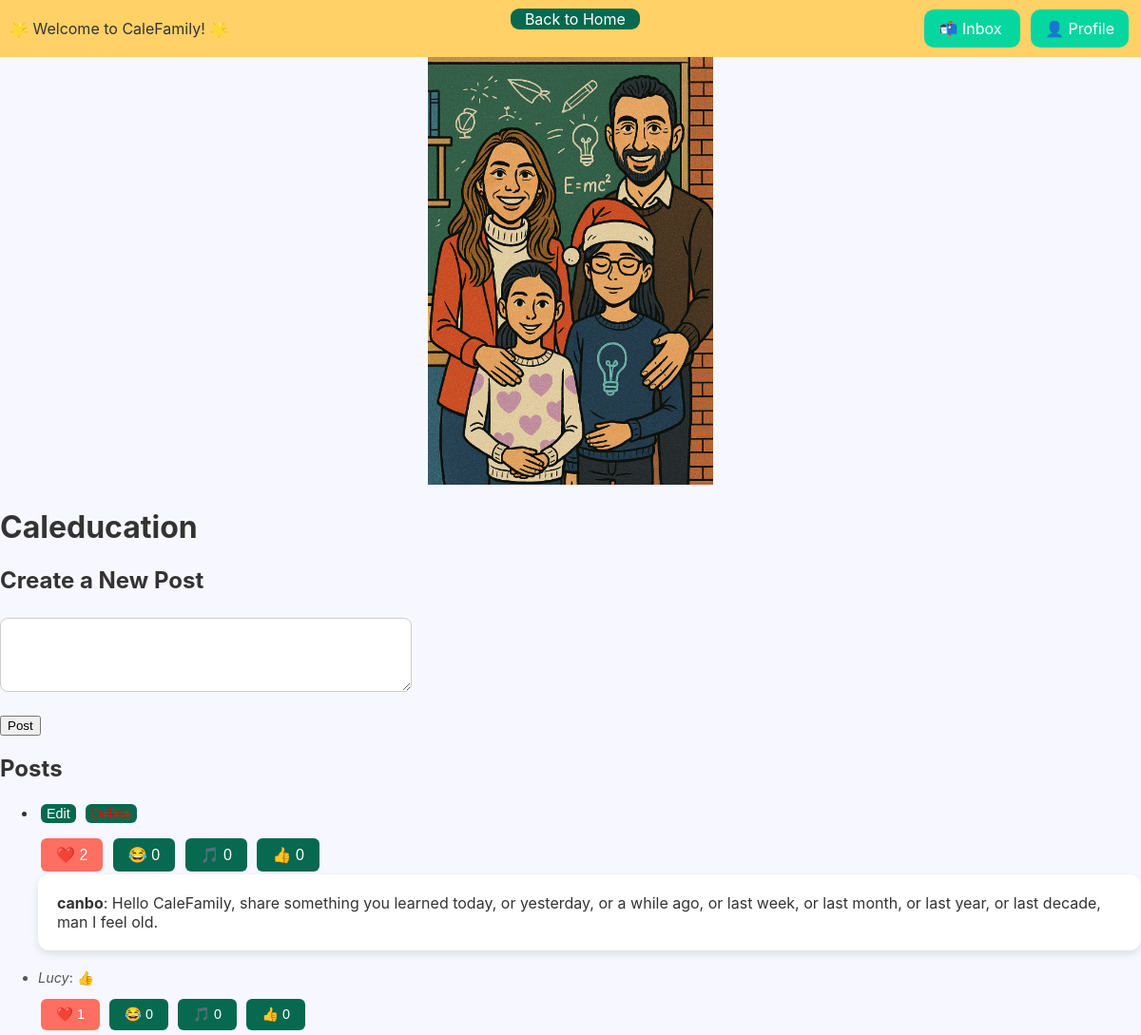
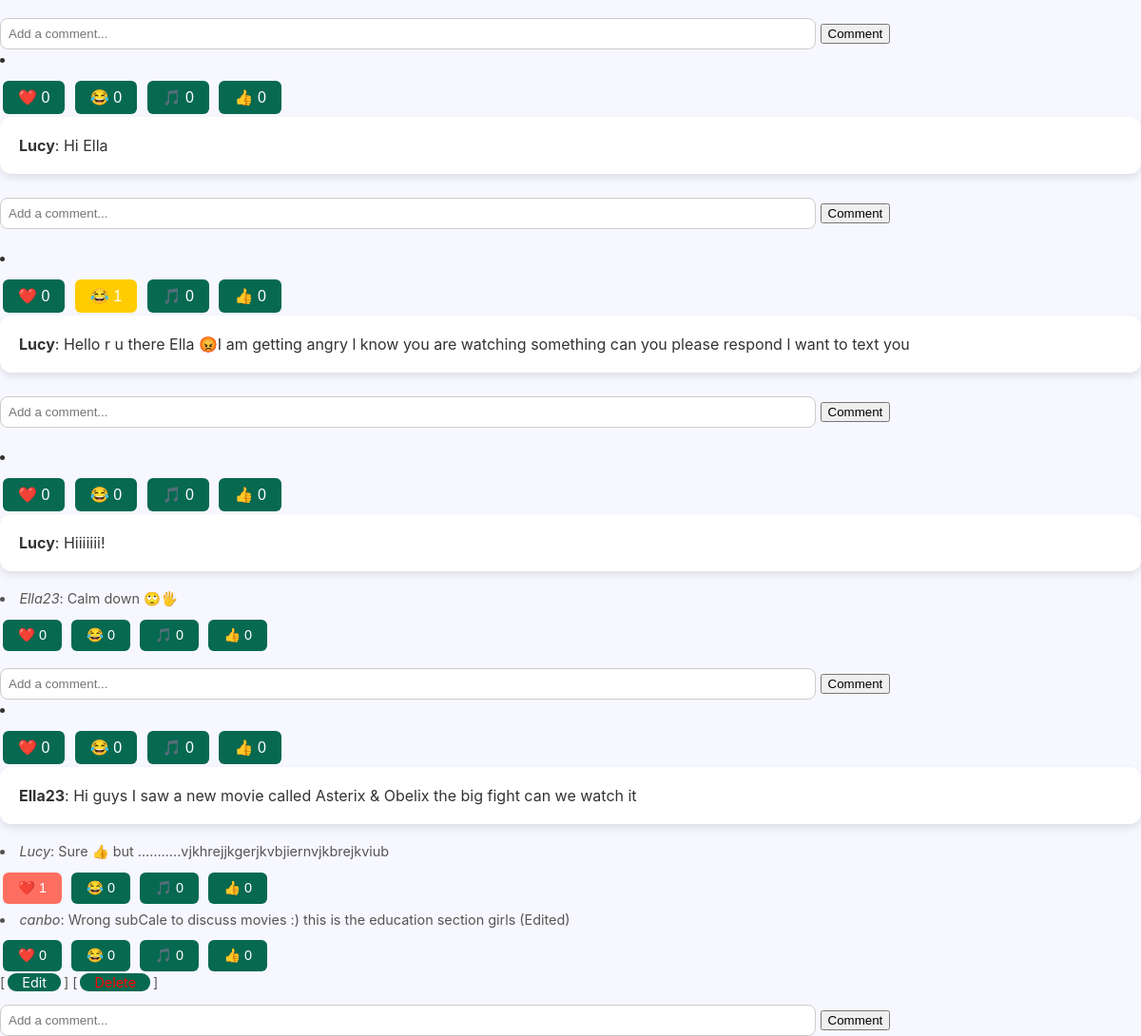
/subcale/Caleducation (signed in), run on the app's committed database (2 pictures, top to bottom).
### tables this page shows
CREATE TABLE posts (
    id INTEGER PRIMARY KEY AUTOINCREMENT,
    user_id INTEGER,
    subcale_name TEXT,
    content TEXT NOT NULL,
    hearts INTEGER DEFAULT 0,
    laughs INTEGER DEFAULT 0,
    notes INTEGER DEFAULT 0,
    thumbs INTEGER DEFAULT 0,
    FOREIGN KEY(user_id) REFERENCES users(id)
);

CREATE TABLE users (
    id INTEGER PRIMARY KEY AUTOINCREMENT,
    username TEXT NOT NULL UNIQUE,
    password TEXT NOT NULL
, profile_pic TEXT, zodiac_sign TEXT, birth_year INTEGER, favorite_color TEXT, favorite_animal TEXT, favorite_subject TEXT, favorite_hobby TEXT, favorite_movie TEXT, favorite_book TEXT, is_admin INTEGER NOT NULL DEFAULT 0, first TEXT NOT NULL DEFAULT '', last TEXT NOT NULL DEFAULT '', is_approved INTEGER NOT NULL DEFAULT 0);

CREATE TABLE comments (
    id INTEGER PRIMARY KEY AUTOINCREMENT,
    post_id INTEGER,
    user_id INTEGER,
    comment TEXT NOT NULL,
    parent_comment_id INTEGER,
    hearts INTEGER DEFAULT 0,    -- Added hearts column
    laughs INTEGER DEFAULT 0,    -- Added laughs column
    notes INTEGER DEFAULT 0,     -- Added notes column
    thumbs INTEGER DEFAULT 0,    -- Added thumbs column
    FOREIGN KEY(post_id) REFERENCES posts(id),
    FOREIGN KEY(user_id) REFERENCES users(id),
    FOREIGN KEY(parent_comment_id) REFERENCES comments(id)
);

### app.py (the view, shortened to what this page needs)
@app.route('/subcale/<subcale_name>', methods=['GET', 'POST'])
def subcale(subcale_name):
    print("SESSION DUMP:", dict(session))
    if 'user_id' not in session:
        return redirect('/login')
    conn = sqlite3.connect('calefamily.db')
    c = conn.cursor()
    c.execute('''
        SELECT posts.id, users.username, posts.content,
               posts.hearts, posts.laughs, posts.notes, posts.thumbs
        FROM posts
        JOIN users ON posts.user_id = users.id
        WHERE subcale_name = ?
    ''', (subcale_name,))
    posts = c.fetchall()
    posts_with_comments = []
    for post in posts:
        print("DEBUG >> session username:", session.get('username'), "| post author:", post[1])
        post_id = post[0]
        c.execute('''
            SELECT users.username, comments.comment, comments.id,
                   comments.hearts, comments.laughs, comments.notes, comments.thumbs
            FROM comments
            JOIN users ON comments.user_id = users.id
            WHERE post_id = ?
        ''', (post_id,))
        comments = c.fetchall()
        posts_with_comments.append((post[0], post[1], post[2], post[3], post[4], post[5], post[6], comments))
    conn.close()
    template_file = f"{subcale_name.lower()}.html"
    template_folder = app.template_folder if app.template_folder else os.path.join(os.path.dirname(__file__), 'templates')
    template_path = os.path.join(template_folder, template_file)
    if not os.path.exists(template_path):
        template_file = "subcale.html"
    unread_count = 0
    user_id = session.get('user_id')
    if user_id:
        conn = sqlite3.connect('calefamily.db')
        cursor = conn.cursor()
        cursor.execute(
            """
            SELECT COUNT(*)
              FROM messages
             WHERE recipient_id = ?
               AND is_read      = 0
               AND deleted      = 0
               AND message_type = 'mail'
            """,
            (user_id,)
        )
        unread_count = cursor.fetchone()[0] or 0
    return render_template(template_file,
                           subcale_name=subcale_name,
                           posts=posts_with_comments,
                           current_user=session.get('username'),
                           unread_count=unread_count)

### templates/caleducation.html
{% extends "subcale.html" %}
{% block extra_content %}
<div style="text-align: center;">
  <img src="{{ url_for('static', filename='images/caleducation.jpg') }}" alt="Caleducation image" style="width: 300px; height: auto;">
</div>
{% endblock %}

### templates/subcale.html (shortened to what this page needs)
<!DOCTYPE html>
<html>
<head>
    {% set display_name = subcale_name.replace('n', 'ñ') if subcale_name.lower() == 'calespanol' else subcale_name %}
    <link rel="stylesheet" href="{{ url_for('static', filename='style.css') }}">
    <div style="display: flex; justify-content: space-between; align-items: center; padding: 10px; background-color: #ffd166;">
        <div>
            🌟 Welcome to CaleFamily! 🌟
        </div>
        <div style="text-align: right;">
            <a href="/">Back to Home</a><br><br>
        </div>
        <div>
            {% if session.get('user_id') %}
              <a href="{{ url_for('inbox') }}" style="background-color: #06d6a0; padding: 10px 15px; border-radius: 10px; color: white; text-decoration: none; margin-right:8px;">
                📬 Inbox
              </a>
              <a href="{{ url_for('profile') }}" style="background-color: #06d6a0; padding: 10px 15px; border-radius: 10px; color: white; text-decoration: none;">
                👤 Profile
              </a>
            {% endif %}
          </div>
        </div>
</head>
<body>
  {% block content %}
    {% set subcale_images = {
        'caleducation': 'caleducation.jpg',
        'caleengineers': 'caleengineers.jpg',
        'calentertainment': 'calentertainment.jpg',
        'calecho': 'calecho.jpg',
        'calexplore': 'calexplore.jpg',
        'calenrichment': 'calenrichment.jpg',
        'calespanol': 'calespanol.jpg'
    } %}
    {% block extra_content %}{% endblock %}
    <h1>{{ display_name }}</h1>
    <h2>Create a New Post</h2>
    <form method="POST">
        <textarea name="content" rows="4" cols="50" required></textarea><br><br>
        <input type="submit" value="Post">
    </form>
    <h2>Posts</h2>
    <ul>
        {% for post in posts %}
            <li style="margin-bottom: 20px;">
                {% if current_user == post[1] %}
                    <form method="GET" action="{{ url_for('edit_post', post_id=post[0], subcale_name=subcale_name) }}" style="display:inline;">
                        <button type="submit" style="padding: 2px 6px; font-size: 0.9em;">Edit</button>
                    </form>
                    <form method="POST" action="{{ url_for('delete_post', post_id=post[0], subcale_name=subcale_name) }}" style="display:inline;">
                        <button type="submit" style="color: red; padding: 2px 6px; font-size: 0.9em;">Delete</button>
                    </form>
                {% endif %}
                <div style="margin-top: 10px;">
                    <form method="post" action="{{ url_for('react', post_id=post[0], reaction='heart') }}" style="display:inline;">
                        <button type="submit" {% if (post[3]|int if post[3] is iterable else post[3]) > 0 %}style="background-color: #ff6f61; color: white;"{% endif %}>
                            ❤️ {{ post[3][0] if post[3] is iterable and not post[3] is string else post[3] }}
                        </button>
                    </form>
                    <form method="post" action="{{ url_for('react', post_id=post[0], reaction='laugh') }}" style="display:inline;">
                        <button type="submit" {% if (post[4]|int if post[4] is iterable else post[4]) > 0 %}style="background-color: #ffcc00; color: white;"{% endif %}>
                            😂 {{ post[4][0] if post[4] is iterable and not post[4] is string else post[4] }}
                        </button>
                    </form>
                    <form method="post" action="{{ url_for('react', post_id=post[0], reaction='note') }}" style="display:inline;">
                        <button type="submit" {% if (post[5]|int if post[5] is iterable else post[5]) > 0 %}style="background-color: #42aaff; color: white;"{% endif %}>
                            🎵 {{ post[5][0] if post[5] is iterable and not post[5] is string else post[5] }}
                        </button>
                    </form>
                    <form method="post" action="{{ url_for('react', post_id=post[0], reaction='thumb') }}" style="display:inline;">
                        <button type="submit" {% if (post[6]|int if post[6] is iterable else post[6]) > 0 %}style="background-color: #4caf50; color: white;"{% endif %}>
                            👍 {{ post[6][0] if post[6] is iterable and not post[6] is string else post[6] }}
                        </button>
                    </form>
                </div>
                <div class="post-card">
                    <b>{{ post[1] }}</b>: {{ post[2] }}
                </div>
                {% for comment in post[7] %}
                    <li style="font-size: 0.9em; color: #555; margin-top: 5px;">
                        <i>{{ comment[0] }}</i>: {{ comment[1] }}
                        <div style="margin-top: 10px;">
                            <form method="post" action="{{ url_for('react', post_id=post[0], reaction='heart') }}" style="display:inline;">
                                <button type="submit" {% if (comment[3]|int if comment[3] is iterable else comment[3]) > 0 %}style="background-color: #ff6f61; color: white;"{% endif %}>
                                    ❤️ {{ comment[3][0] if comment[3] is iterable and not comment[3] is string else comment[3] }}
                                </button>
                            </form>
                            <form method="post" action="{{ url_for('react', post_id=post[0], reaction='laugh') }}" style="display:inline;">
                                <button type="submit" {% if (comment[4]|int if comment[4] is iterable else comment[4]) > 0 %}style="background-color: #ffcc00; color: white;"{% endif %}>
                                    😂 {{ comment[4][0] if comment[4] is iterable and not comment[4] is string else comment[4] }}
                                </button>
                            </form>
                            <form method="post" action="{{ url_for('react', post_id=post[0], reaction='note') }}" style="display:inline;">
                                <button type="submit" {% if (comment[5]|int if comment[5] is iterable else comment[5]) > 0 %}style="background-color: #42aaff; color: white;"{% endif %}>
                                    🎵 {{ comment[5][0] if comment[5] is iterable and not comment[5] is string else comment[5] }}
                                </button>
                            </form>
                            <form method="post" action="{{ url_for('react', post_id=post[0], reaction='thumb') }}" style="display:inline;">
                                <button type="submit" {% if (comment[6]|int if comment[6] is iterable else comment[6]) > 0 %}style="background-color: #4caf50; color: white;"{% endif %}>
                                    👍 {{ comment[6][0] if comment[6] is iterable and not comment[6] is string else comment[6] }}
                                </button>
                            </form>
                        </div>
                        {% if current_user == comment[0] %}
                            [<a href="{{ url_for('edit_comment', comment_id=comment[2]) }}">Edit</a>]
                            [<a href="{{ url_for('delete_comment', comment_id=comment[2]) }}" style="color: red;">Delete</a>]
                        {% endif %}
                    </li>
                {% endfor %}
                </ul>
                <form action="{{ url_for('add_comment', post_id=post[0]) }}" method="POST" style="margin-top: 10px;">
                    <input type="text" name="comment" placeholder="Add a comment..." required style="width: 70%;">
                    <input type="submit" value="Comment">
                </form>
            </li>
        {% endfor %}
  {% endblock %}
</body>
</html>

### static/style.css (style rules this page uses)
body { font-family: 'Quicksand', -apple-system, BlinkMacSystemFont, 'Segoe UI', Roboto, 'Helvetica Neue', sans-serif; background-color: #f7f7ff; color: #333; margin: 0; padding: 0; }
a, button { background-color: #066950; color: white; border: none; padding: 1px 15px; margin: 3px; border-radius: 9px; text-decoration: none; font-size: 1em; }
input[type="text"], textarea { padding: 8px; border: 1px solid #ccc; border-radius: 8px; margin-top: 5px; }
form { margin-top: 10px; }
.post-card { background: white; border-radius: 12px; box-shadow: 0px 4px 8px rgba(0, 0, 0, 0.1); padding: 20px; margin-bottom: 20px; }
button { padding: 8px 16px; background-color: #066950; color: white; border: none; border-radius: 6px; cursor: pointer; }

### data on the page
posts: hearts "2", laughs "0", notes "0", thumbs "0", username "canbo", content "Hello CaleFamily, share something you learned today, or yesterday, or a while ago, or last week, or last month, or last year, or last decade, man I feel old."
comments: username "Lucy", comment "👍", hearts "1", laughs "0", notes "0", thumbs "0"
posts: hearts "0", laughs "0", notes "0", thumbs "0", username "Lucy", content "Hi Ella"
posts: hearts "0", laughs "1", notes "0", thumbs "0", username "Lucy", content "Hello r u there Ella 😡I am getting angry l know you are watching something can you please respond l want to text you"
posts: hearts "0", laughs "0", notes "0", thumbs "0", username "Lucy", content "Hiiiiiii!"
comments: username "Ella23", comment "Calm down 🙄🖐️", hearts "0", laughs "0", notes "0", thumbs "0"
posts: hearts "0", laughs "0", notes "0", thumbs "0", username "Ella23", content "Hi guys I saw a new movie called Asterix & Obelix the big fight can we watch it"
comments: username "Lucy", comment "Sure 👍 but ………..vjkhrejjkgerjkvbjiernvjkbrejkviub", hearts "1", laughs "0", notes "0", thumbs "0"
comments: username "canbo", comment "Wrong subCale to discuss movies :) this is the education section girls (Edited)", hearts "0", laughs "0", notes "0", thumbs "0"

### other printed values
{{ display_name }} "Caleducation"
